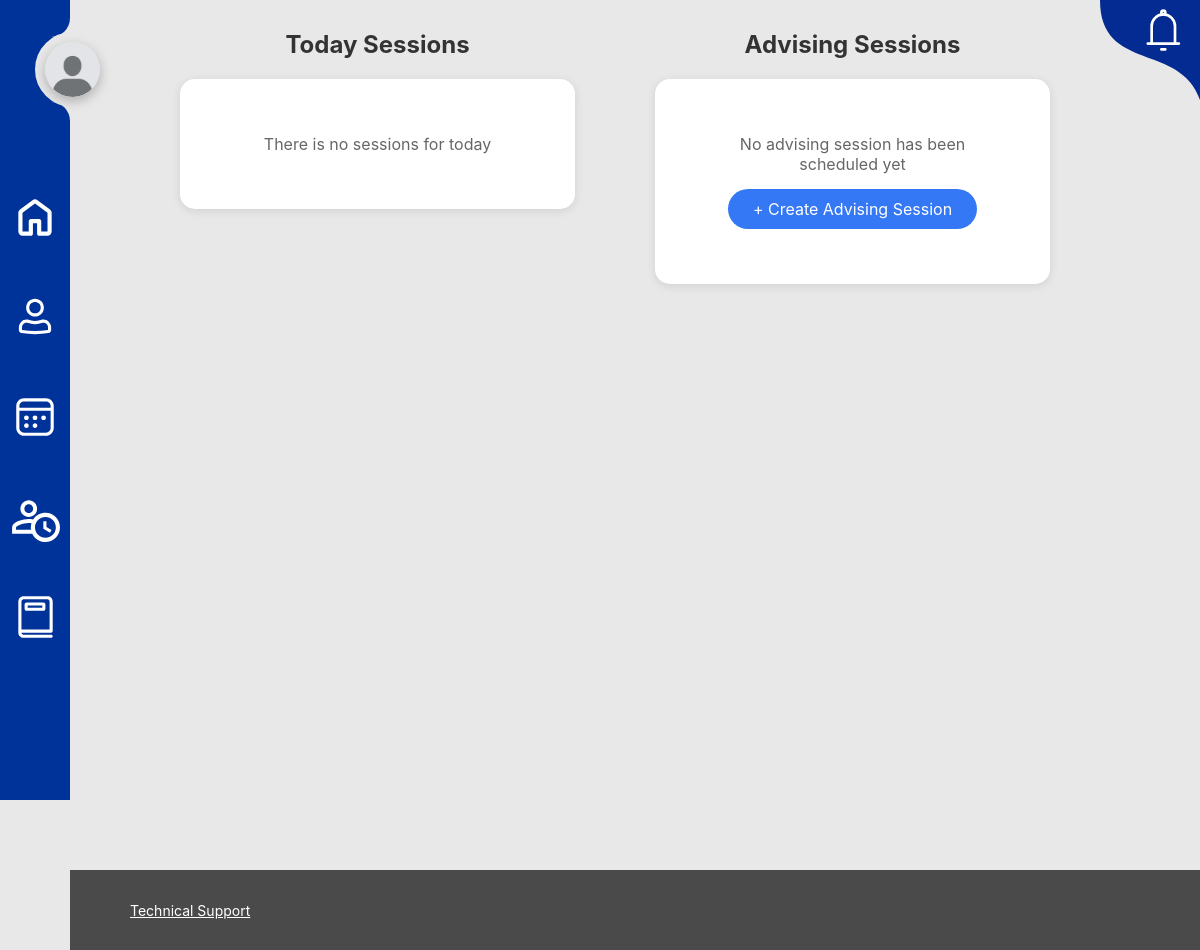
Page /tutor/dashboard/ (signed in) on the earlier database version.
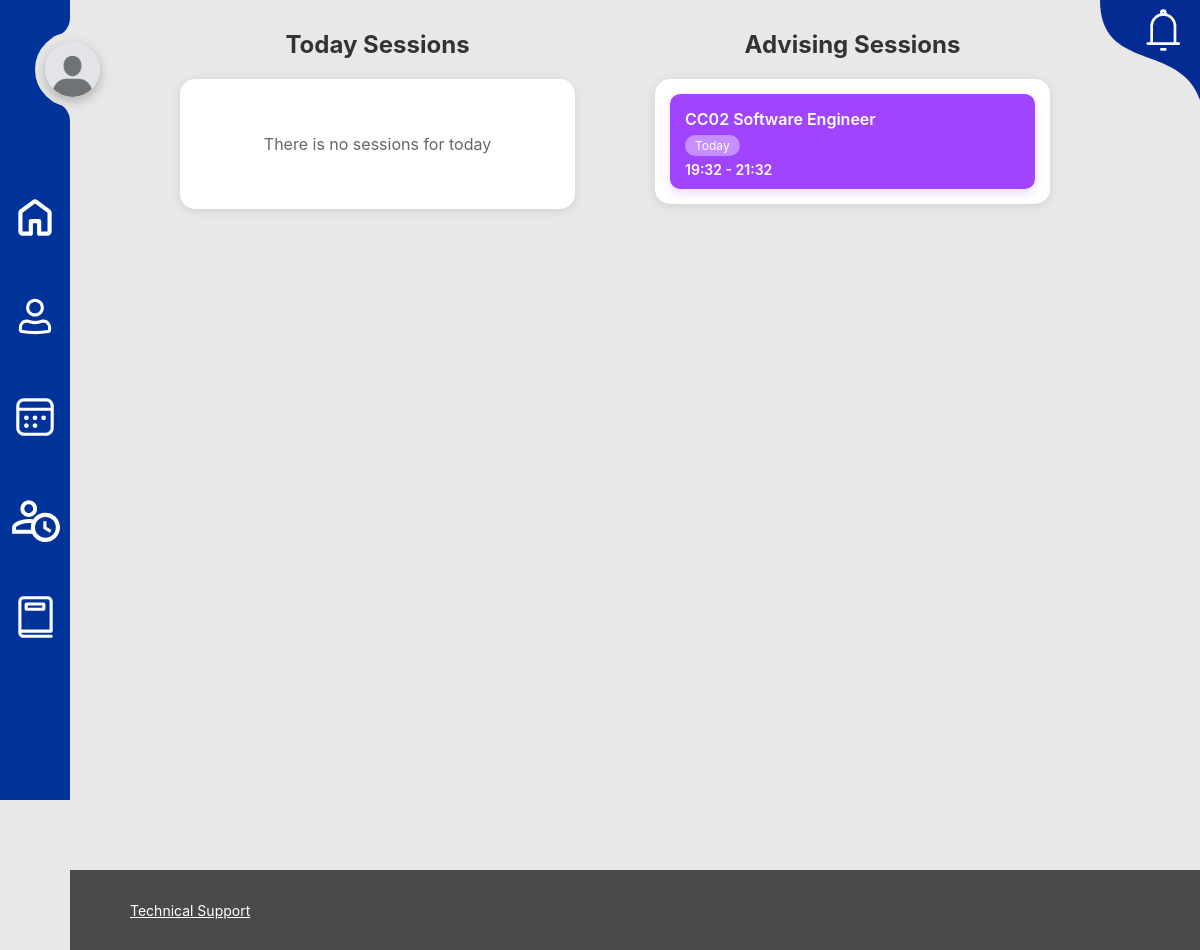
Same page on the later database version.
### tutoring_sessions/models.py (models this page shows, shortened)
class AdvisingSession(models.Model):
    main_session = models.ForeignKey(Session, on_delete=models.CASCADE, related_name='advising_sessions')
    tutor = models.ForeignKey(Tutor, on_delete=models.CASCADE)
    date = models.DateField()  # Ngày cụ thể
    start_time = models.TimeField()
    end_time = models.TimeField()
    location = models.CharField(max_length=200, blank=True)
    notes = models.TextField(blank=True)
    is_active = models.BooleanField(default=True)
    created_at = models.DateTimeField(auto_now_add=True)
    class Meta:
        ordering = ['-date', '-start_time']

class Session(models.Model):
    STATUS_CHOICES = [
        ('scheduled', 'Scheduled'),
        ('ongoing', 'Ongoing'),
        ('completed', 'Completed'),
        ('cancelled', 'Cancelled'),
    ]
    DAY_CHOICES = [
        ('0', 'Monday'),
        ('1', 'Tuesday'),
        ('2', 'Wednesday'),
        ('3', 'Thursday'),
        ('4', 'Friday'),
        ('5', 'Saturday'),
        ('6', 'Sunday'),
    ]
    class_code = models.CharField(max_length=20)
    subject = models.ForeignKey(Subject, on_delete=models.CASCADE)
    tutor = models.ForeignKey(Tutor, on_delete=models.CASCADE)
    days = models.CharField(max_length=50)  # Ví dụ: "2-3-4"
    start_time = models.TimeField()
    end_time = models.TimeField()
    capacity = models.IntegerField(default=30)
    enrolled_count = models.IntegerField(default=0)
    status = models.CharField(max_length=20, choices=STATUS_CHOICES, default='scheduled')
    created_at = models.DateTimeField(auto_now_add=True)

class Subject(models.Model):
    name = models.CharField(max_length=100)
    code = models.CharField(max_length=20, unique=True)

### tutors/views.py (the view)
# urls.py: path('dashboard/', views.dashboard, name='student_dashboard'),
@login_required
def dashboard(request):
    if not hasattr(request.user, 'tutor'):
        messages.error(request, 'You do not have permission to access this page.')
        return redirect('home')
    tutor = request.user.tutor
    today = timezone.now().date()
    weekday_map = {
        0: 'Monday',    # Monday
        1: 'Tuesday',   # Tuesday
        2: 'Wednesday', # Wednesday
        3: 'Thursday',  # Thursday
        4: 'Friday',    # Friday
        5: 'Saturday',  # Saturday
        6: 'Sunday',    # Sunday
    }
    today_weekday = weekday_map[today.weekday()]
    today_sessions = Session.objects.filter(
        tutor=tutor,
        status__in=['scheduled', 'ongoing'],
        days__contains=today_weekday
    ).select_related('subject').order_by('start_time')
    next_week = today + timedelta(days=7)
    upcoming_advising = AdvisingSession.objects.filter(
        tutor=tutor,
        date__gte=today,
        date__lte=next_week,
        is_active=True
    ).select_related('main_session', 'main_session__subject').order_by('date', 'start_time')
    colors = ['blue', 'green', 'mint', 'pink', 'peach', 'purple', 'orange', 'teal']
    context = {
        'today_sessions': today_sessions,
        'upcoming_advising': upcoming_advising,
        'colors': colors,
        'today': today,
    }
    return render(request, 'tutors/dashboard.html', context)

### notification/context_processors.py (called while the page is built)
def notifications(request):
    if request.user.is_authenticated:
        notifications = NotificationService.get_user_notifications(request.user)
        unread_count = NotificationService.get_unread_count(request.user)
        return {
            'user_notifications': notifications[:5],  # Latest 5
            'unread_count': unread_count,
        }
    return {
        'user_notifications': [],
        'unread_count': 0,
    }

### notification/notification_service.py (called while the page is built)
    @staticmethod
    def get_user_notifications(user: User, unread_only: bool = False):
        personal = Notification.objects.filter(user=user)
        broadcasts = Notification.objects.filter(is_broadcast=True)
        notifications = personal | broadcasts
        if unread_only:
            notifications = notifications.filter(is_read=False)
        return notifications.order_by('-created_at')

    @staticmethod
    def get_unread_count(user: User):
        personal_unread = Notification.objects.filter(user=user, is_read=False).count()
        broadcast_unread = Notification.objects.filter(is_broadcast=True, is_read=False).count()
        return personal_unread + broadcast_unread

### tutors/templates/tutors/dashboard.html (shortened to what this page needs)
{% extends 'tutor_base.html' %}
{% load static %}
{% block extra_css %}
<link rel="stylesheet" href="{% static 'css/dashboard.css' %}">
{% endblock %}
{% block content %}
<div class="main-content">
    <div class="section">
        <h2>Today Sessions</h2>
        <div class="card">
            {% if today_sessions %}
                {% for session in today_sessions %}
                <div class="session-item session-{{ colors|random }}">
                    <div>
                        <h3>{{ session.class_code }} {{ session.subject.name }}</h3>
                    </div>
                    <div class="session-time">
                        {{ session.start_time|time:"H:i" }} - {{ session.end_time|time:"H:i" }}
                    </div>
                </div>
                {% endfor %}
            {% else %}
                <div class="empty-state">
                    <p>There is no sessions for today</p>
                </div>
            {% endif %}
        </div>
    </div>
    <div class="section">
        <h2>Advising Sessions</h2>
        <div class="card">
            {% if upcoming_advising %}
                {% for advising in upcoming_advising %}
                <div class="session-item session-{{ colors|random }}">
                    <div>
                        <h3>{{ advising.main_session.class_code }} {{ advising.main_session.subject.name }}</h3>
                    </div>
                    <div>
                        <div class="date-badge">
                            {% if advising.date == today %}
                                Today
                            {% else %}
                                {{ advising.date|date:"d/m" }}
                            {% endif %}
                        </div>
                        <div class="session-time">
                            {{ advising.start_time|time:"H:i" }} - {{ advising.end_time|time:"H:i" }}
                        </div>
                    </div>
                </div>
                {% endfor %}
            {% else %}
                <div class="empty-state">
                    <p>No advising session has been scheduled yet</p>
                    <a href="{% url 'tutors:create_advising_session' %}" class="add-advising-link">
                        + Create Advising Session
                    </a>
                </div>
            {% endif %}
        </div>
    </div>
</div>
{% endblock %}

Differences in the rows shown:
added AdvisingSession: main_session.class_code "CC02", main_session.subject.name "Software Engineer", date "Today", start_time "19:32", end_time "21:32"
Other differences:
text no longer shown: "No advising session has been scheduled yet + Create Advising Session"
